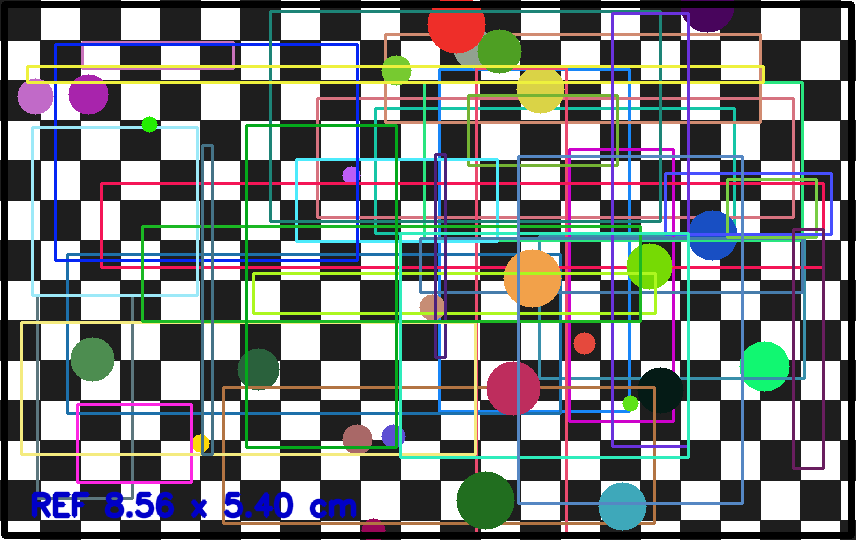
#> input picture data/reference_card.png, 856 x 540 px
$ python -i preprocessing.py   (imports and definitions only)   (older library calls are emulated)
#> lines starting #> are read from the running program, lines starting #| are printed output that depends on the picture
import cv2
import numpy as np

# Kernel konvolusi 3x3 untuk demonstrasi filter2D (Materi: convolution & correlation).
KERNELS = {
    "identity":   np.array([[0, 0, 0], [0, 1, 0], [0, 0, 0]], np.float32),
    "box blur":   np.ones((3, 3), np.float32) / 9.0,
    "sharpen":    np.array([[0, -1, 0], [-1, 5, -1], [0, -1, 0]], np.float32),
    "laplacian":  np.array([[0, 1, 0], [1, -4, 1], [0, 1, 0]], np.float32),
    "emboss":     np.array([[-2, -1, 0], [-1, 1, 1], [0, 1, 2]], np.float32),
    "sobel x":    np.array([[-1, 0, 1], [-2, 0, 2], [-1, 0, 1]], np.float32),
    "sobel y":    np.array([[-1, -2, -1], [0, 0, 0], [1, 2, 1]], np.float32),
}


def apply_kernel(img_rgb, kernel):

    return cv2.filter2D(img_rgb, ddepth=-1, kernel=kernel)


def gaussian_blur(img_rgb, ksize=5):

    k = int(ksize) | 1  # paksa ganjil
    return cv2.GaussianBlur(img_rgb, (k, k), 0)


def median_blur(img_rgb, ksize=5):

    k = int(ksize) | 1
    return cv2.medianBlur(img_rgb, k)


def unsharp_sharpen(img_rgb, amount=1.0, ksize=5):

    blur = gaussian_blur(img_rgb, ksize)
    sharp = cv2.addWeighted(img_rgb, 1 + amount, blur, -amount, 0)
    return np.clip(sharp, 0, 255).astype(np.uint8)


def sobel_edges(img_rgb):

    gray = cv2.cvtColor(img_rgb, cv2.COLOR_RGB2GRAY)
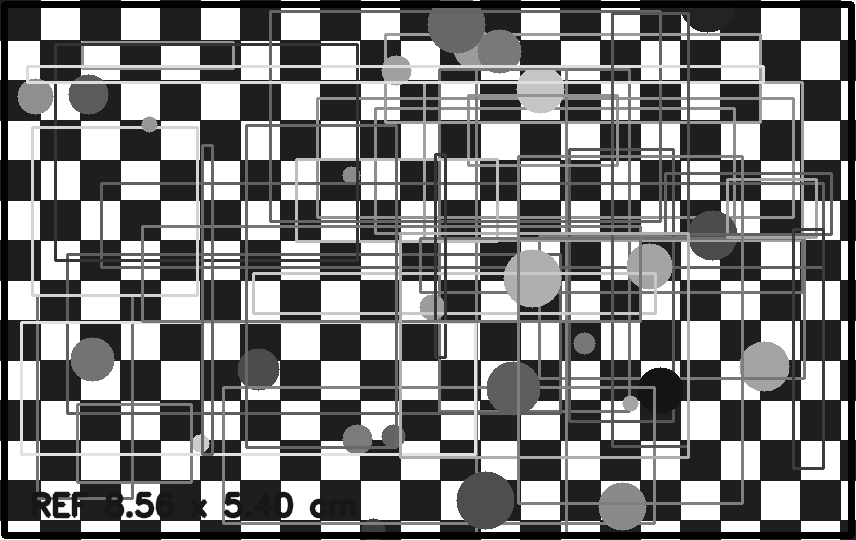
#> gray: shape (540, 856); min 0, max 255, mean 127.7
    gx = cv2.Sobel(gray, cv2.CV_64F, 1, 0, ksize=3)
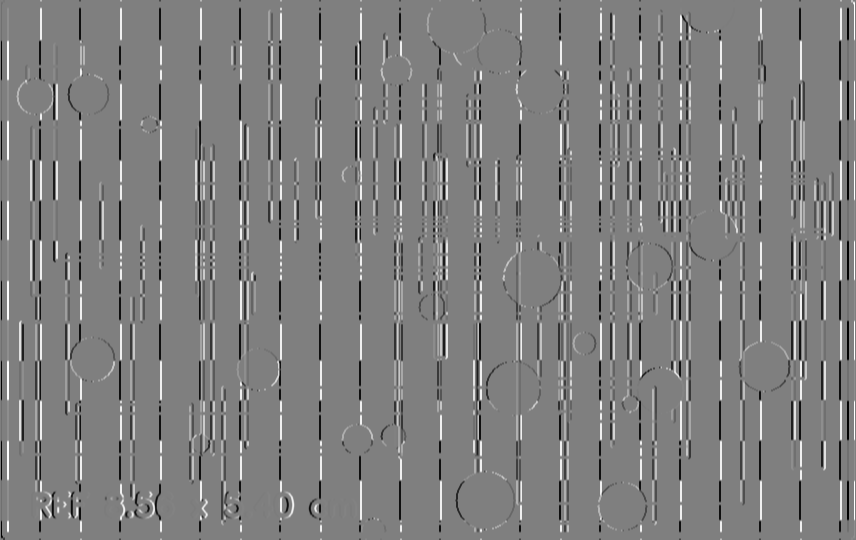
#> gx: shape (540, 856) float64; min -1020, max 1020, mean 0; drawn with min black and max white
    gy = cv2.Sobel(gray, cv2.CV_64F, 0, 1, ksize=3)
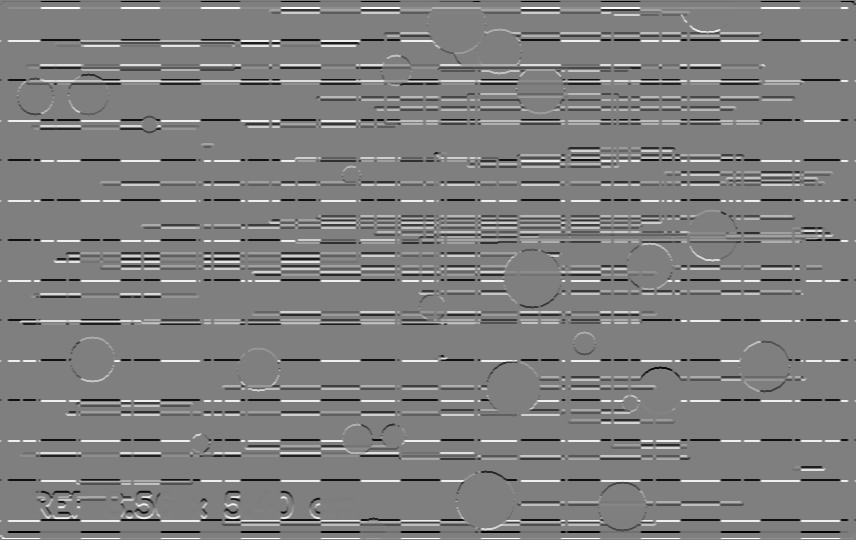
#> gy: shape (540, 856) float64; min -1020, max 1020, mean 0.2; drawn with min black and max white
    mag = cv2.magnitude(gx, gy)
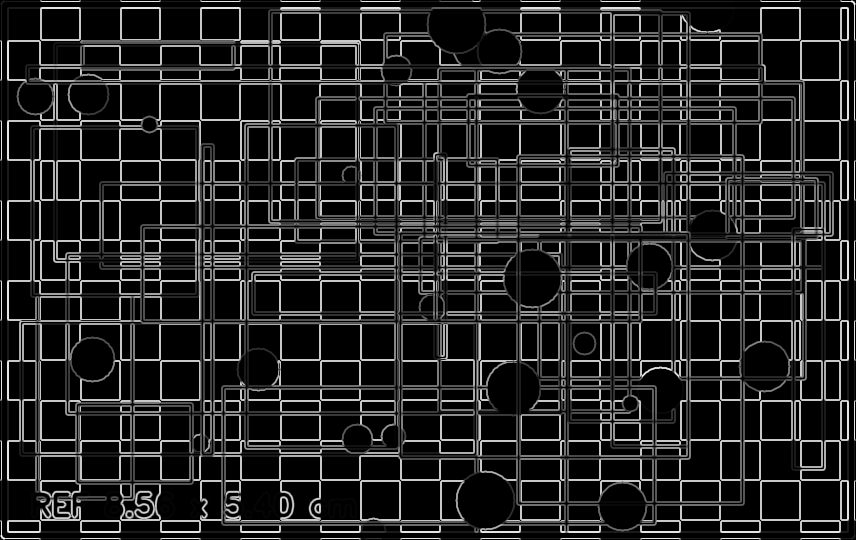
#> mag: shape (540, 856) float64; min 0, max 1140.4, mean 152.7; drawn with min black and max white
    mag = cv2.normalize(mag, None, 0, 255, cv2.NORM_MINMAX).astype(np.uint8)
    return cv2.cvtColor(mag, cv2.COLOR_GRAY2RGB)


def canny_edges(img_rgb, t1=100, t2=200):

    gray = cv2.cvtColor(img_rgb, cv2.COLOR_RGB2GRAY)
    edges = cv2.Canny(gray, int(t1), int(t2))
    return cv2.cvtColor(edges, cv2.COLOR_GRAY2RGB)


def add_gaussian_noise(img_rgb, sigma=20):

    noise = np.random.normal(0, sigma, img_rgb.shape).astype(np.float32)
    out = np.clip(img_rgb.astype(np.float32) + noise, 0, 255)
    return out.astype(np.uint8)

>>> import cv2
>>> picture = cv2.cvtColor(cv2.imread('../data/reference_card.png'), cv2.COLOR_BGR2RGB)
>>> result = sobel_edges(picture)
